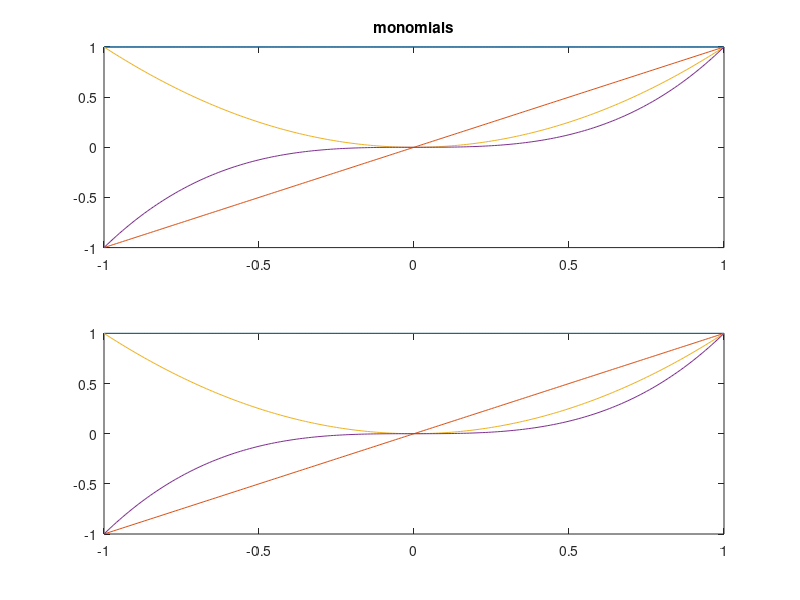
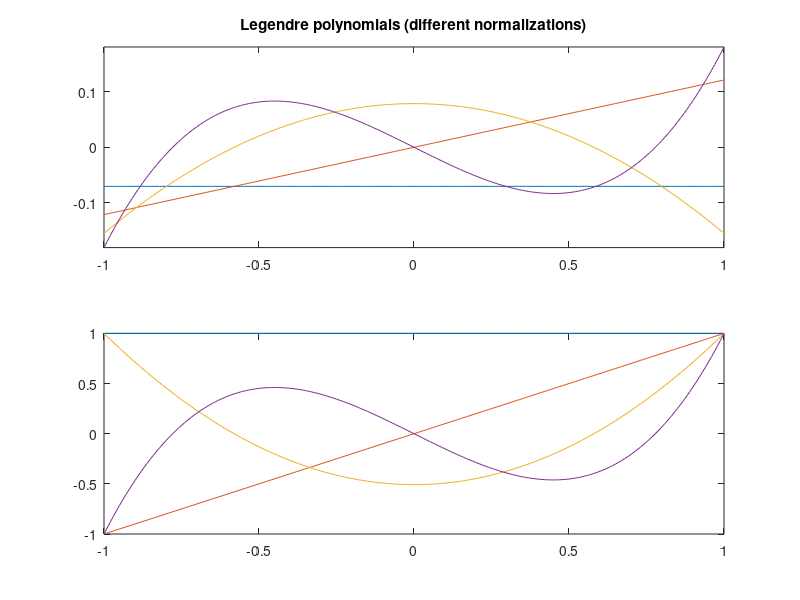
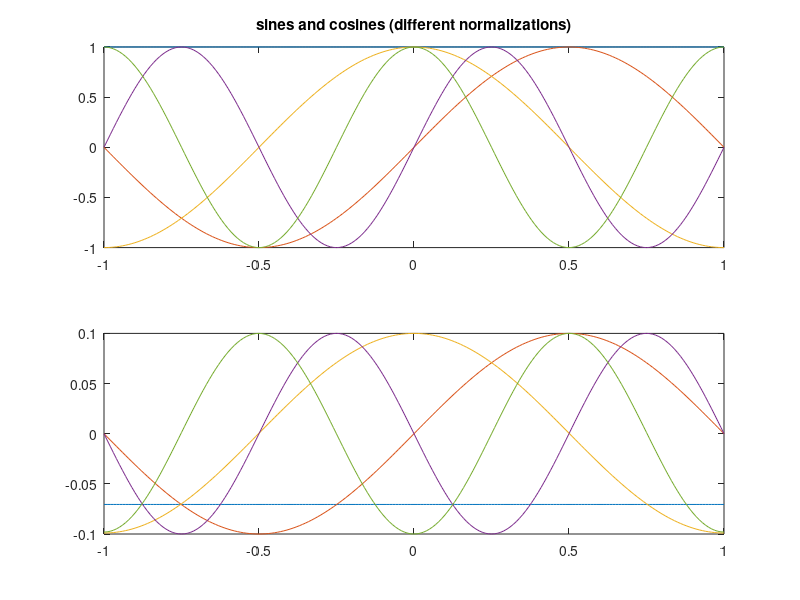
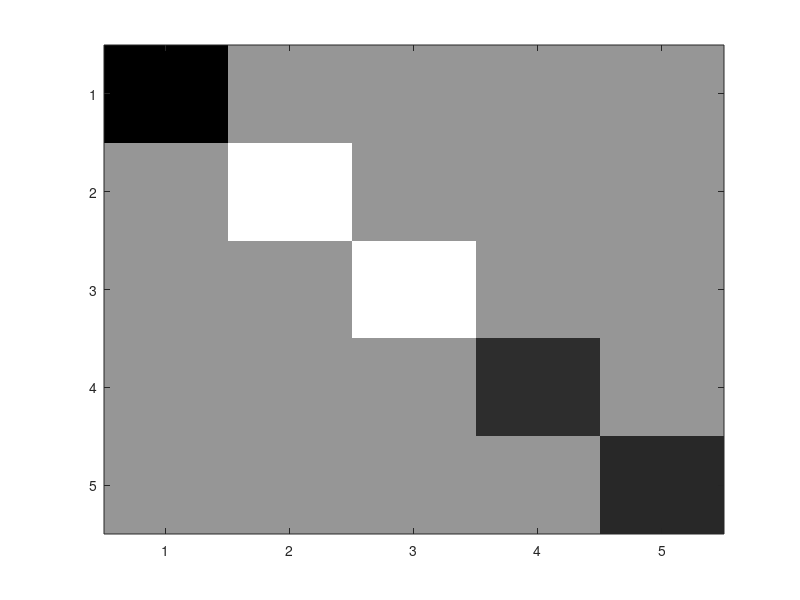

MATLAB code for these plots, in order:
% CLASS16OCT  Analogy between QR on matrices A and Gram-Schmidt
% on monomials to compute Legendre polynomials.  See Experiment #1
% in Lecture 9 of Trefethen & Bau.

% the interval [-1,1] represented as a vector in dimension 201
x = (-1:.01:1)';

% manually generate monomials, and plot them
a1 = ones(201,1);
a1 = ones(size(x));
a2 = x;
a3 = x.^2;
a4 = x.^3;
figure(1), clf
subplot(2,1,1)
plot(x,a1,x,a2,x,a3,x,a4),  axis tight
title('monomials')

% again, more efficiently
A = [ones(size(x)) x x.^2 x.^3];
% size(A)  is 201 x 4
subplot(2,1,2)
plot(x,A),  axis tight

% to check if "A=QR" requires computing relative error *if* entries
% of A are really big
B = 10^16 * A;           % entries ARE big now
[Q R] = qr(B,0);
norm(B - Q*R)            % not apparently small ...
norm(B - Q*R)/norm(B)    %   ... but it was small in a relative sense

% orthogonalize columns of A, check, and plot cols of Q
[Q R] = qr(A,0);
norm(A - Q*R)/norm(A)
figure(2), clf
subplot(2,1,1)
plot(x,Q),  axis tight
title('Legendre polynomials (different normalizations)')

% scale our orthogonal polynomials so that  q_j(1) = 1
Qscale = Q * diag(1./Q(end,:));
subplot(2,1,2)
plot(x,Qscale),  axis tight

% switch from polynomials to sines and cosines a la Fourier
A = [ones(size(x)) sin(pi*x) cos(pi*x) sin(2*pi*x) cos(2*pi*x)];
[Q R] = qr(A,0);
figure(3), clf
subplot(2,1,1)
plot(x,A),  axis tight
title('sines and cosines (different normalizations)')
subplot(2,1,2)
plot(x,Q),  axis tight

% matrix R is nearly diagonal because our discrete sines and cosines
% are nearly orthogonal; improve this by paying attention to how well
% vector inner product approximates an integral
format short g
R
figure(4), clf
imagesc(R),  colormap gray
